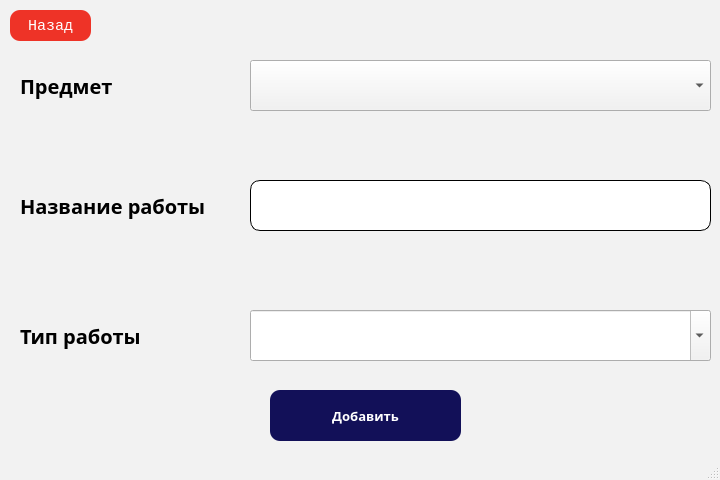
<?xml version="1.0" encoding="UTF-8"?>
<ui version="4.0">
 <class>MainWindow</class>
 <widget class="QMainWindow" name="MainWindow">
  <property name="enabled">
   <bool>true</bool>
  </property>
  <property name="geometry">
   <rect>
    <x>0</x>
    <y>0</y>
    <width>720</width>
    <height>480</height>
   </rect>
  </property>
  <property name="sizePolicy">
   <sizepolicy hsizetype="Fixed" vsizetype="Fixed">
    <horstretch>0</horstretch>
    <verstretch>0</verstretch>
   </sizepolicy>
  </property>
  <property name="minimumSize">
   <size>
    <width>720</width>
    <height>480</height>
   </size>
  </property>
  <property name="maximumSize">
   <size>
    <width>720</width>
    <height>480</height>
   </size>
  </property>
  <property name="palette">
   <palette>
    <active>
     <colorrole role="WindowText">
      <brush brushstyle="SolidPattern">
       <color alpha="255">
        <red>0</red>
        <green>0</green>
        <blue>0</blue>
       </color>
      </brush>
     </colorrole>
     <colorrole role="Button">
      <brush brushstyle="SolidPattern">
       <color alpha="255">
        <red>242</red>
        <green>242</green>
        <blue>242</blue>
       </color>
      </brush>
     </colorrole>
     <colorrole role="Light">
      <brush brushstyle="SolidPattern">
       <color alpha="255">
        <red>255</red>
        <green>255</green>
        <blue>255</blue>
       </color>
      </brush>
     </colorrole>
     <colorrole role="Midlight">
      <brush brushstyle="SolidPattern">
       <color alpha="255">
        <red>248</red>
        <green>248</green>
        <blue>248</blue>
       </color>
      </brush>
     </colorrole>
     <colorrole role="Dark">
      <brush brushstyle="SolidPattern">
       <color alpha="255">
        <red>121</red>
        <green>121</green>
        <blue>121</blue>
       </color>
      </brush>
     </colorrole>
     <colorrole role="Mid">
      <brush brushstyle="SolidPattern">
       <color alpha="255">
        <red>161</red>
        <green>161</green>
        <blue>161</blue>
       </color>
      </brush>
     </colorrole>
     <colorrole role="Text">
      <brush brushstyle="SolidPattern">
       <color alpha="255">
        <red>0</red>
        <green>0</green>
        <blue>0</blue>
       </color>
      </brush>
     </colorrole>
     <colorrole role="BrightText">
      <brush brushstyle="SolidPattern">
       <color alpha="255">
        <red>255</red>
        <green>255</green>
        <blue>255</blue>
       </color>
      </brush>
     </colorrole>
     <colorrole role="ButtonText">
      <brush brushstyle="SolidPattern">
       <color alpha="255">
        <red>0</red>
        <green>0</green>
        <blue>0</blue>
       </color>
      </brush>
     </colorrole>
     <colorrole role="Base">
      <brush brushstyle="SolidPattern">
       <color alpha="255">
        <red>255</red>
        <green>255</green>
        <blue>255</blue>
       </color>
      </brush>
     </colorrole>
     <colorrole role="Window">
      <brush brushstyle="SolidPattern">
       <color alpha="255">
        <red>242</red>
        <green>242</green>
        <blue>242</blue>
       </color>
      </brush>
     </colorrole>
     <colorrole role="Shadow">
      <brush brushstyle="SolidPattern">
       <color alpha="255">
        <red>0</red>
        <green>0</green>
        <blue>0</blue>
       </color>
      </brush>
     </colorrole>
     <colorrole role="AlternateBase">
      <brush brushstyle="SolidPattern">
       <color alpha="255">
        <red>248</red>
        <green>248</green>
        <blue>248</blue>
       </color>
      </brush>
     </colorrole>
     <colorrole role="ToolTipBase">
      <brush brushstyle="SolidPattern">
       <color alpha="255">
        <red>255</red>
        <green>255</green>
        <blue>220</blue>
       </color>
      </brush>
     </colorrole>
     <colorrole role="ToolTipText">
      <brush brushstyle="SolidPattern">
       <color alpha="255">
        <red>0</red>
        <green>0</green>
        <blue>0</blue>
       </color>
      </brush>
     </colorrole>
    </active>
    <inactive>
     <colorrole role="WindowText">
      <brush brushstyle="SolidPattern">
       <color alpha="255">
        <red>0</red>
        <green>0</green>
        <blue>0</blue>
       </color>
      </brush>
     </colorrole>
     <colorrole role="Button">
      <brush brushstyle="SolidPattern">
       <color alpha="255">
        <red>242</red>
        <green>242</green>
        <blue>242</blue>
       </color>
      </brush>
     </colorrole>
     <colorrole role="Light">
      <brush brushstyle="SolidPattern">
       <color alpha="255">
        <red>255</red>
        <green>255</green>
        <blue>255</blue>
       </color>
      </brush>
     </colorrole>
     <colorrole role="Midlight">
      <brush brushstyle="SolidPattern">
       <color alpha="255">
        <red>248</red>
        <green>248</green>
        <blue>248</blue>
       </color>
      </brush>
     </colorrole>
     <colorrole role="Dark">
      <brush brushstyle="SolidPattern">
       <color alpha="255">
        <red>121</red>
        <green>121</green>
        <blue>121</blue>
       </color>
      </brush>
     </colorrole>
     <colorrole role="Mid">
      <brush brushstyle="SolidPattern">
       <color alpha="255">
        <red>161</red>
        <green>161</green>
        <blue>161</blue>
       </color>
      </brush>
     </colorrole>
     <colorrole role="Text">
      <brush brushstyle="SolidPattern">
       <color alpha="255">
        <red>0</red>
        <green>0</green>
        <blue>0</blue>
       </color>
      </brush>
     </colorrole>
     <colorrole role="BrightText">
      <brush brushstyle="SolidPattern">
       <color alpha="255">
        <red>255</red>
        <green>255</green>
        <blue>255</blue>
       </color>
      </brush>
     </colorrole>
     <colorrole role="ButtonText">
      <brush brushstyle="SolidPattern">
       <color alpha="255">
        <red>0</red>
        <green>0</green>
        <blue>0</blue>
       </color>
      </brush>
     </colorrole>
     <colorrole role="Base">
      <brush brushstyle="SolidPattern">
       <color alpha="255">
        <red>255</red>
        <green>255</green>
        <blue>255</blue>
       </color>
      </brush>
     </colorrole>
     <colorrole role="Window">
      <brush brushstyle="SolidPattern">
       <color alpha="255">
        <red>242</red>
        <green>242</green>
        <blue>242</blue>
       </color>
      </brush>
     </colorrole>
     <colorrole role="Shadow">
      <brush brushstyle="SolidPattern">
       <color alpha="255">
        <red>0</red>
        <green>0</green>
        <blue>0</blue>
       </color>
      </brush>
     </colorrole>
     <colorrole role="AlternateBase">
      <brush brushstyle="SolidPattern">
       <color alpha="255">
        <red>248</red>
        <green>248</green>
        <blue>248</blue>
       </color>
      </brush>
     </colorrole>
     <colorrole role="ToolTipBase">
      <brush brushstyle="SolidPattern">
       <color alpha="255">
        <red>255</red>
        <green>255</green>
        <blue>220</blue>
       </color>
      </brush>
     </colorrole>
     <colorrole role="ToolTipText">
      <brush brushstyle="SolidPattern">
       <color alpha="255">
        <red>0</red>
        <green>0</green>
        <blue>0</blue>
       </color>
      </brush>
     </colorrole>
    </inactive>
    <disabled>
     <colorrole role="WindowText">
      <brush brushstyle="SolidPattern">
       <color alpha="255">
        <red>121</red>
        <green>121</green>
        <blue>121</blue>
       </color>
      </brush>
     </colorrole>
     <colorrole role="Button">
      <brush brushstyle="SolidPattern">
       <color alpha="255">
        <red>242</red>
        <green>242</green>
        <blue>242</blue>
       </color>
      </brush>
     </colorrole>
     <colorrole role="Light">
      <brush brushstyle="SolidPattern">
       <color alpha="255">
        <red>255</red>
        <green>255</green>
        <blue>255</blue>
       </color>
      </brush>
     </colorrole>
     <colorrole role="Midlight">
      <brush brushstyle="SolidPattern">
       <color alpha="255">
        <red>248</red>
        <green>248</green>
        <blue>248</blue>
       </color>
      </brush>
     </colorrole>
     <colorrole role="Dark">
      <brush brushstyle="SolidPattern">
       <color alpha="255">
        <red>121</red>
        <green>121</green>
        <blue>121</blue>
       </color>
      </brush>
     </colorrole>
     <colorrole role="Mid">
      <brush brushstyle="SolidPattern">
       <color alpha="255">
        <red>161</red>
        <green>161</green>
        <blue>161</blue>
       </color>
      </brush>
     </colorrole>
     <colorrole role="Text">
      <brush brushstyle="SolidPattern">
       <color alpha="255">
        <red>121</red>
        <green>121</green>
        <blue>121</blue>
       </color>
      </brush>
     </colorrole>
     <colorrole role="BrightText">
      <brush brushstyle="SolidPattern">
       <color alpha="255">
        <red>255</red>
        <green>255</green>
        <blue>255</blue>
       </color>
      </brush>
     </colorrole>
     <colorrole role="ButtonText">
      <brush brushstyle="SolidPattern">
       <color alpha="255">
        <red>121</red>
        <green>121</green>
        <blue>121</blue>
       </color>
      </brush>
     </colorrole>
     <colorrole role="Base">
      <brush brushstyle="SolidPattern">
       <color alpha="255">
        <red>242</red>
        <green>242</green>
        <blue>242</blue>
       </color>
      </brush>
     </colorrole>
     <colorrole role="Window">
      <brush brushstyle="SolidPattern">
       <color alpha="255">
        <red>242</red>
        <green>242</green>
        <blue>242</blue>
       </color>
      </brush>
     </colorrole>
     <colorrole role="Shadow">
      <brush brushstyle="SolidPattern">
       <color alpha="255">
        <red>0</red>
        <green>0</green>
        <blue>0</blue>
       </color>
      </brush>
     </colorrole>
     <colorrole role="AlternateBase">
      <brush brushstyle="SolidPattern">
       <color alpha="255">
        <red>242</red>
        <green>242</green>
        <blue>242</blue>
       </color>
      </brush>
     </colorrole>
     <colorrole role="ToolTipBase">
      <brush brushstyle="SolidPattern">
       <color alpha="255">
        <red>255</red>
        <green>255</green>
        <blue>220</blue>
       </color>
      </brush>
     </colorrole>
     <colorrole role="ToolTipText">
      <brush brushstyle="SolidPattern">
       <color alpha="255">
        <red>0</red>
        <green>0</green>
        <blue>0</blue>
       </color>
      </brush>
     </colorrole>
    </disabled>
   </palette>
  </property>
  <property name="font">
   <font>
    <family>Consolas</family>
    <pointsize>15</pointsize>
   </font>
  </property>
  <property name="acceptDrops">
   <bool>false</bool>
  </property>
  <property name="windowTitle">
   <string>Добавить работу</string>
  </property>
  <widget class="QWidget" name="centralwidget">
   <widget class="QFontComboBox" name="type_input">
    <property name="geometry">
     <rect>
      <x>250</x>
      <y>310</y>
      <width>461</width>
      <height>51</height>
     </rect>
    </property>
    <property name="font">
     <font>
      <family>Consolas</family>
     </font>
    </property>
    <property name="styleSheet">
     <string notr="true">QComboBox {
	background:#FFF;
	border-radius: 10px;
	border:1px solid black;	
}
QComboBox::down-arrow {
    image: url(C:\/Users\/LEMUR\/Desktop\/электронный помощник студента\/ui\/arrow.png);
}

QComboBox::drop-down {
    width: 30px;
	border:0px;
}
</string>
    </property>
    <property name="currentText">
     <string/>
    </property>
   </widget>
   <widget class="QPushButton" name="add_work_button">
    <property name="geometry">
     <rect>
      <x>270</x>
      <y>390</y>
      <width>191</width>
      <height>51</height>
     </rect>
    </property>
    <property name="font">
     <font>
      <family>Raleway</family>
      <pointsize>-1</pointsize>
      <weight>75</weight>
      <italic>false</italic>
      <bold>true</bold>
     </font>
    </property>
    <property name="styleSheet">
     <string notr="true">QPushButton {
	background:#121058;
	border-style: solid;
	border-radius: 10px;
	font-family: Raleway;
	font-style: normal;
	font-weight: bold;
	font-size: 13px;
	line-height: 12px;
	color: #FFFFFF;
}
</string>
    </property>
    <property name="text">
     <string>Добавить</string>
    </property>
   </widget>
   <widget class="QComboBox" name="comboBox">
    <property name="geometry">
     <rect>
      <x>250</x>
      <y>60</y>
      <width>461</width>
      <height>51</height>
     </rect>
    </property>
    <property name="font">
     <font>
      <family>Consolas</family>
     </font>
    </property>
    <property name="styleSheet">
     <string notr="true">QComboBox {
	background:#FFF;
	border-radius: 10px;
	border:1px solid black;	
}
QComboBox::down-arrow {
    image: url(C:\/Users\/LEMUR\/Desktop\/электронный помощник студента\/ui\/arrow.png);
}

QComboBox::drop-down {
    width: 30px;
	border:0px;
}
</string>
    </property>
   </widget>
   <widget class="QLineEdit" name="textEdit">
    <property name="geometry">
     <rect>
      <x>250</x>
      <y>180</y>
      <width>461</width>
      <height>51</height>
     </rect>
    </property>
    <property name="font">
     <font>
      <family>Consolas</family>
     </font>
    </property>
    <property name="styleSheet">
     <string notr="true">background:#FFF;
border-radius: 10px;
border:1px solid black;	

</string>
    </property>
   </widget>
   <widget class="QLabel" name="label">
    <property name="geometry">
     <rect>
      <x>20</x>
      <y>320</y>
      <width>161</width>
      <height>31</height>
     </rect>
    </property>
    <property name="font">
     <font>
      <family>Raleway</family>
      <pointsize>-1</pointsize>
      <weight>75</weight>
      <italic>false</italic>
      <bold>true</bold>
     </font>
    </property>
    <property name="styleSheet">
     <string notr="true">font-family: Raleway;
font-style: normal;
font-weight: bold;
font-size:20px;
</string>
    </property>
    <property name="text">
     <string>Тип работы</string>
    </property>
   </widget>
   <widget class="QLabel" name="label_2">
    <property name="geometry">
     <rect>
      <x>20</x>
      <y>190</y>
      <width>221</width>
      <height>31</height>
     </rect>
    </property>
    <property name="font">
     <font>
      <family>Raleway</family>
      <pointsize>-1</pointsize>
      <weight>75</weight>
      <italic>false</italic>
      <bold>true</bold>
     </font>
    </property>
    <property name="styleSheet">
     <string notr="true">font-family: Raleway;
font-style: normal;
font-weight: bold;
font-size:20px;
</string>
    </property>
    <property name="text">
     <string>Название работы</string>
    </property>
   </widget>
   <widget class="QLabel" name="label_3">
    <property name="geometry">
     <rect>
      <x>20</x>
      <y>70</y>
      <width>161</width>
      <height>31</height>
     </rect>
    </property>
    <property name="font">
     <font>
      <family>Raleway</family>
      <pointsize>-1</pointsize>
      <weight>75</weight>
      <italic>false</italic>
      <bold>true</bold>
     </font>
    </property>
    <property name="styleSheet">
     <string notr="true">font-family: Raleway;
font-style: normal;
font-weight: bold;
font-size:20px;
</string>
    </property>
    <property name="text">
     <string>Предмет</string>
    </property>
   </widget>
   <widget class="QPushButton" name="back_button">
    <property name="geometry">
     <rect>
      <x>10</x>
      <y>10</y>
      <width>81</width>
      <height>31</height>
     </rect>
    </property>
    <property name="font">
     <font>
      <pointsize>-1</pointsize>
     </font>
    </property>
    <property name="styleSheet">
     <string notr="true">background:#EE3327;
border-style: solid;
border-radius: 10px;
font-size:15px;
color:white;
</string>
    </property>
    <property name="text">
     <string>Назад</string>
    </property>
   </widget>
  </widget>
  <widget class="QStatusBar" name="statusbar"/>
 </widget>
 <resources/>
 <connections/>
</ui>
